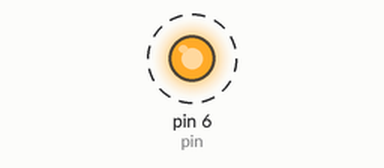
Simulated run of this sketch. Board: Arduino Uno, built with avr-gcc and run on an emulated ATmega328P. Parts: output pins drawn as LEDs (lit = HIGH). Dashed ring = blinking.

Above: at 0.5 s.
Timing chart, 0 to 4.6 s (numbered marks = the images above):
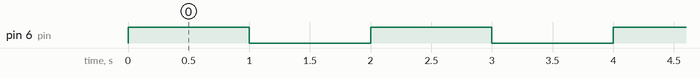

Measured:
- by itself, pin 6 (pin): alternates HIGH for 1.0 s and LOW for 1.0 s

The sketch:

variable.ino
```cpp
int pin = 6;  //la variable pin se inicializa a 6, es decir vamos a activar el pin 6

void setup(){
  pinMode(pin, OUTPUT);
}

void loop(){
  digitalWrite(pin, HIGH);
  delay(1000);
  digitalWrite(pin, LOW);
  delay(1000);
}
```
